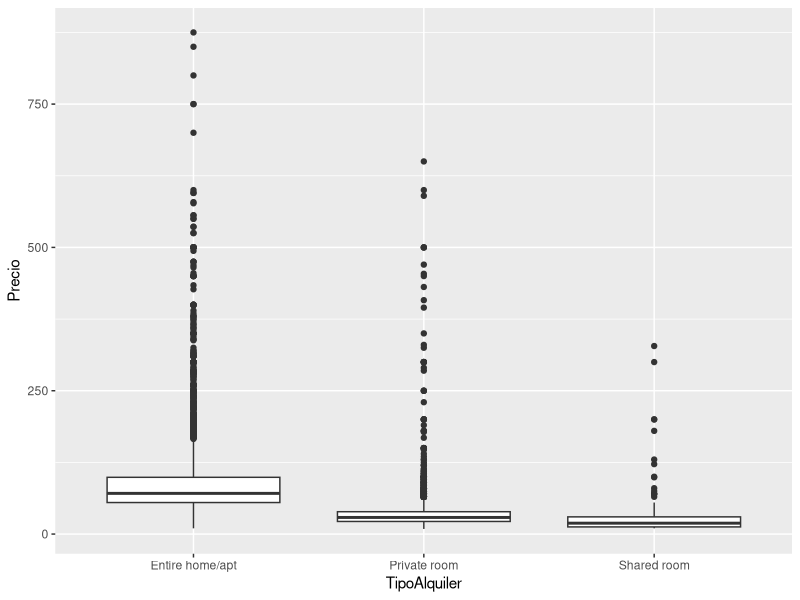
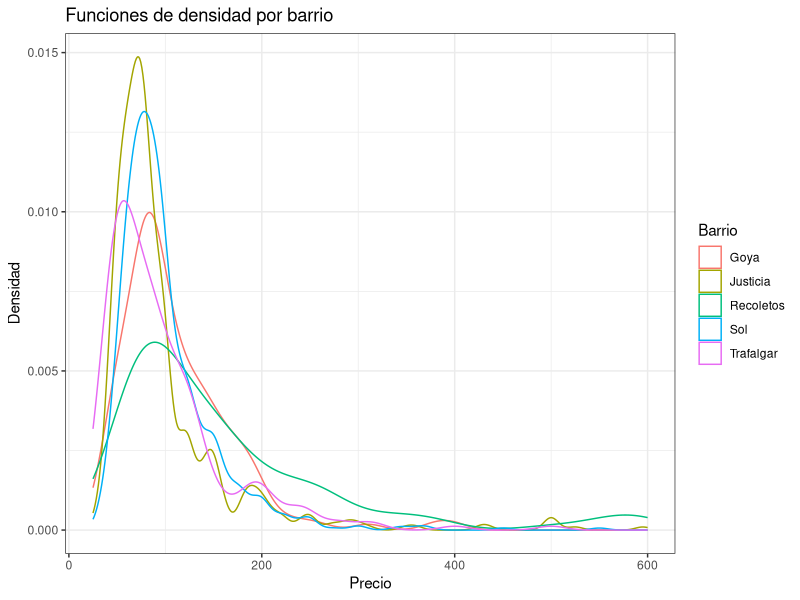
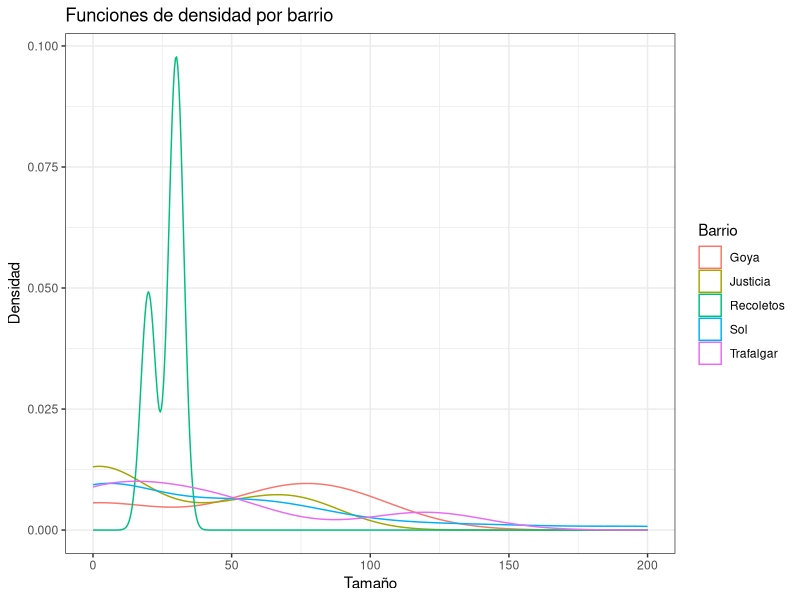
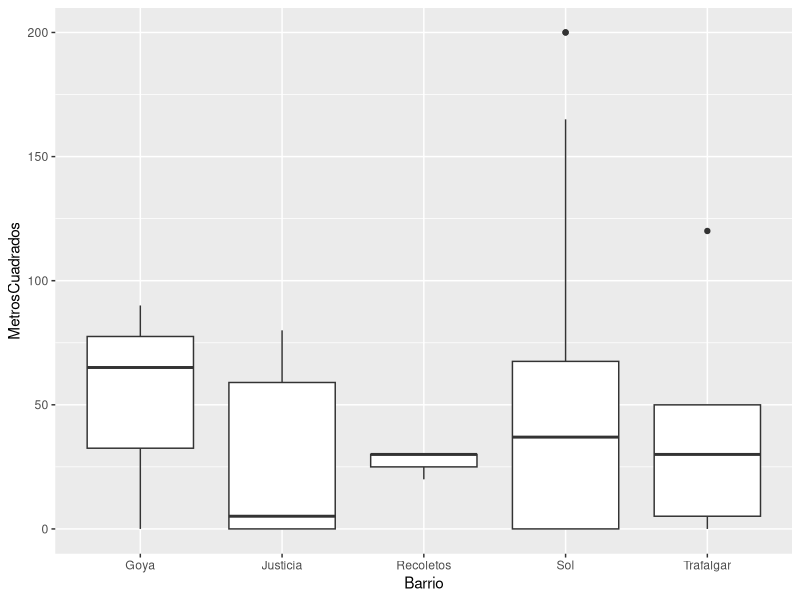
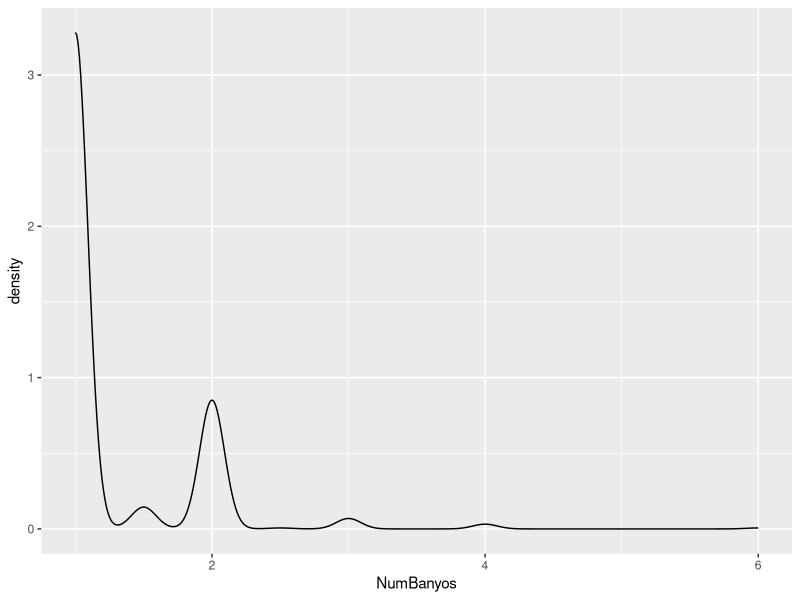
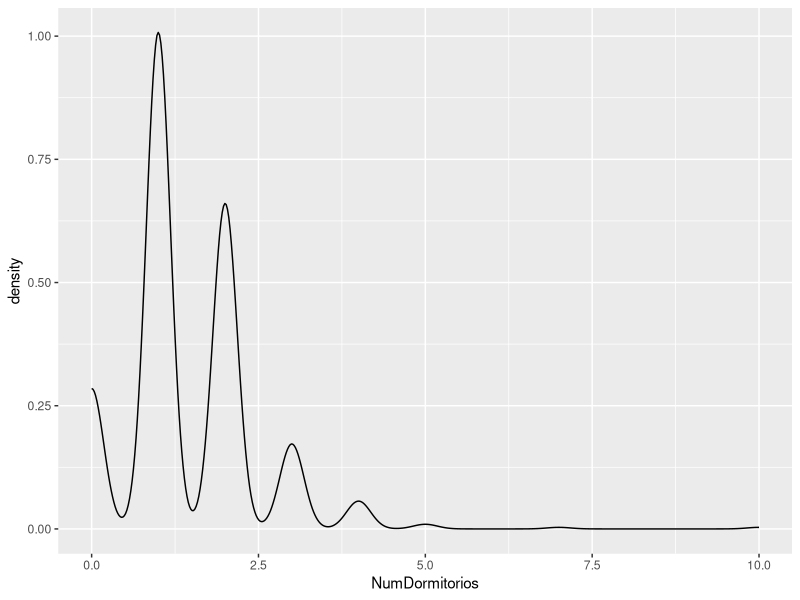
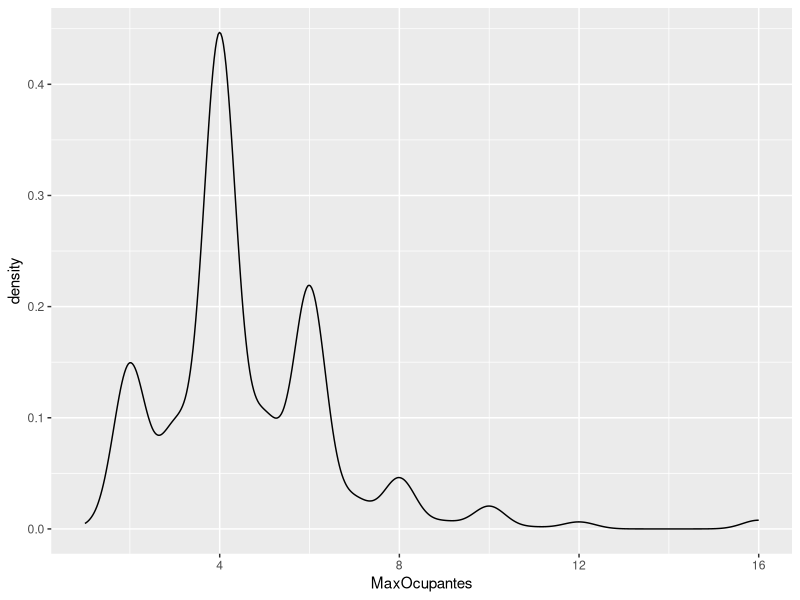
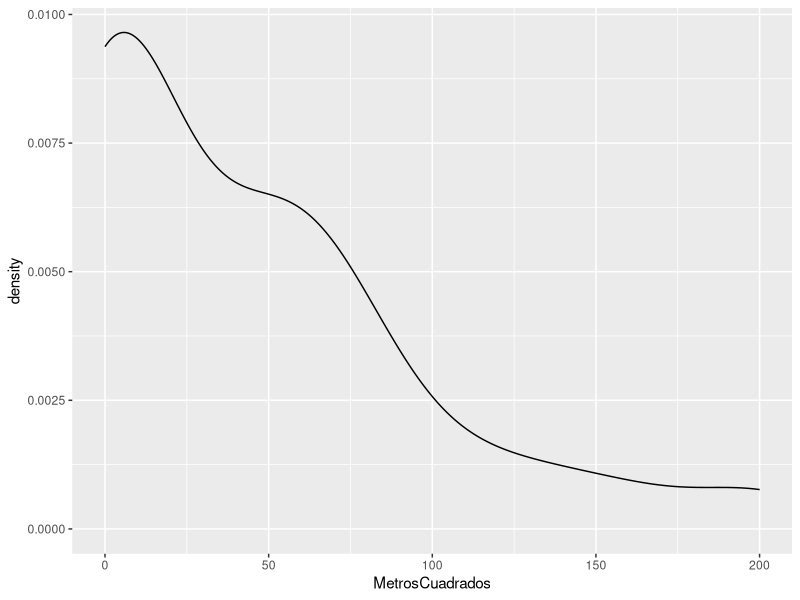

The R source for these figures, in order:
## ---- chunk 1
library(ggplot2)
## ---- chunk 2
airbnb<-read.csv('data//airbnb.csv',sep = ',', stringsAsFactors = F)
## ---- chunk 3
airbnb[1:6,]
## ---- chunk 4
newnames<-c("CodigoPostal","Barrio","TipoPropiedad","TipoAlquiler","MaxOcupantes","NumBanyos",
"NumDormitorios","NumCamas","TipoCama","Comodidades","PiesCuadrados","Precio","Puntuacion")
## ---- chunk 5
colnames(airbnb)<-c("CodigoPostal","Barrio","TipoPropiedad","TipoAlquiler","MaxOcupantes","NumBanyos",
"NumDormitorios","NumCamas","TipoCama","Comodidades","PiesCuadrados","Precio","Puntuacion")
## ---- chunk 6
colnames(airbnb)
## ---- chunk 7
airbnb$MetrosCuadrados <- round(airbnb$PiesCuadrados * 0.092903, 2)
str(airbnb)
head(airbnb$PiesCuadrados)
head(airbnb$MetrosCuadrados)
## ---- chunk 8
length(airbnb$CodigoPostal[is.na(airbnb$CodigoPostal)])

str(airbnb$CodigoPostal)
airbnb$CodigoPostal <- ifelse(!startsWith(airbnb$CodigoPostal, "28"), NA, airbnb$CodigoPostal)
airbnb$CodigoPostal <- ifelse(airbnb$CodigoPostal=="28", NA, airbnb$CodigoPostal)

## ---- chunk 9
airbnb$CodigoPostal <- ifelse(grepl("28002", airbnb$CodigoPostal), "28002", airbnb$CodigoPostal)
airbnb$CodigoPostal <- ifelse(grepl("28004", airbnb$CodigoPostal), "28004", airbnb$CodigoPostal)
airbnb$CodigoPostal <- ifelse(grepl("28051", airbnb$CodigoPostal), "28051", airbnb$CodigoPostal)

## ---- chunk 10
airbnb$CodigoPostal[airbnb$CodigoPostal=="2804"] <- "28004"
airbnb$CodigoPostal[airbnb$CodigoPostal=="2805"] <- "28005"
airbnb$CodigoPostal[airbnb$CodigoPostal=="2815"] <- "28015"



airbnb$CodigoPostal[airbnb$CodigoPostal=="280013"] <- "28013"
## ---- chunk 11
table(airbnb$CodigoPostal)
unique(airbnb$CodigoPostal)
## ---- chunk 12
cp_mas_entradas <- head(sort(table(airbnb$CodigoPostal), decreasing = TRUE))
cp_menos_entradas <- head(sort(table(airbnb$CodigoPostal)))

cp_mas_entradas
cp_menos_entradas
## ---- chunk 13
unique(subset(airbnb, CodigoPostal == "28012")$Barrio)
## ---- chunk 14
table(subset(airbnb, CodigoPostal == "28012")$Barrio)
## ---- chunk 15
length(unique(airbnb$Barrio))
unique(airbnb$Barrio)
## ---- chunk 16
head(sort(table(airbnb$Barrio), decreasing = TRUE))
## ---- chunk 17
length(unique(airbnb$TipoAlquiler))
unique(airbnb$TipoAlquiler)
table(airbnb$TipoAlquiler)
## ---- chunk 18
ggplot(data = airbnb, aes(x=TipoAlquiler, y=Precio))+geom_boxplot()
## ---- chunk 19
aggregate(Precio ~ TipoAlquiler, airbnb, mean)
# str(airbnb)
airbnb$TipoAlquiler <- as.factor(airbnb$TipoAlquiler)

for (i in levels(airbnb$TipoAlquiler)){
  print(paste("Tipo de alquiler:",i,"p-value,",
              shapiro.test(sample(airbnb$Precio[airbnb$TipoAlquiler==i], 5000, replace = TRUE))$p.value))
}

# Los valores del p-valor al aplicar el test Shapiro son muy bajos, lo que nos indican que no siguen una distribución gaussiana. Por éste motivo vamos a utilizar el Kruskal test.
## ---- chunk 20
# Utilizamos el Kruskal test y el p-valor que da de resultado es muy bajo,la prueba sugiere que hay una diferencia significativa en los precios medios entre los tres grupos de tipos de alquiler.
ktest <- kruskal.test(Precio~TipoAlquiler, data = airbnb)
ktest
## ---- chunk 21
airbnb_entire <- subset(airbnb, TipoAlquiler=='Entire home/apt')

str(airbnb_entire)
## ---- chunk 22
barrios_top_apartamentos <- head(sort(table(airbnb_entire$Barrio), decreasing = TRUE))
barrios_top_apartamentos
## ---- chunk 23
library(tidyverse)

barrios_top_precio <- airbnb_entire |> group_by(Barrio) |> summarize(precio_medio = mean(Precio)) |> arrange(desc(precio_medio)) |> head(5)
barrios_top_precio
## ---- chunk 24
# precio_medio_top_Barrios <- mean(barrios_top_precio$precio_medio)
# precio_medio_top_Barrios


mean(head(sort(aggregate(Precio~Barrio, airbnb_entire, mean, na.rm=TRUE)$Precio, decreasing = TRUE)))
aggregate(Precio~Barrio, airbnb_entire, mean, na.rm=TRUE)

## ---- chunk 25
airbnb_entire_freq <- airbnb_entire |>
  group_by(Barrio) |>
  summarise(`Freq` = n())

airbnb_barr_freq <- merge(airbnb_entire_freq, aggregate(Precio~Barrio, airbnb_entire, mean, na.rm=TRUE))
airbnb_barr_freq
## ---- chunk 26
barrio_100 <- airbnb_barr_freq |> filter(Freq > 100) |>
  arrange(desc(Precio)) |>
  head(5)

barrio_100
## ---- chunk 27
barrios <- c("Recoletos", "Goya", "Sol", "Trafalgar", "Justicia")
barrios_interes <- airbnb_entire |> filter(Barrio %in% barrios)

ggplot(barrios_interes, aes(x=Precio, color=Barrio)) +
  geom_density() +
  labs(title="Funciones de densidad por barrio", x="Precio", y="Densidad") +
  theme_bw()
## ---- chunk 28
tmn_barrio_m2 <- merge(barrio_100, aggregate(MetrosCuadrados~Barrio, barrios_interes, mean, na.rm=TRUE))
tmn_barrio_m2
## ---- chunk 29
ggplot(na.omit(barrios_interes), aes(x=MetrosCuadrados, color=Barrio)) +
  geom_density() +
  labs(title="Funciones de densidad por barrio", x="Tamaño", y="Densidad") +
  theme_bw()
## ---- chunk 30
ggplot(data = na.omit(barrios_interes), aes(x=Barrio, y=MetrosCuadrados))+geom_boxplot()
## ---- chunk 31

barrios_interes$Barrio <- as.factor(barrios_interes$Barrio)

for (i in levels(barrios_interes$Barrio)){
  print(paste("Barrio:",i,"p-value,",
              shapiro.test(na.omit(barrios_interes$MetrosCuadrados)[barrios_interes$Barrio==i])$p.value))
}

ktest <- kruskal.test(Precio~TipoAlquiler, data = airbnb)
ktest

# Las medias de los los barrios (al menos uno de ellos) parecen ser estadisticamente diferentes, ya que el p-valor es miy bajo. Hemos utilizado el test kruskal porque,por lo general, la distribución de los valores no es gaussiana.
## ---- chunk 32
barrio_sol<-subset(airbnb_entire,Barrio=="Sol")
variables_sol <- c("NumBanyos", "NumDormitorios", "MaxOcupantes", "MetrosCuadrados")
corr_variables_sol <- cor(barrio_sol[variables_sol], use="pairwise.complete.obs")
corr_variables_sol
## ---- chunk 33
ggplot(barrio_sol, aes(x=NumBanyos)) + geom_density()
ggplot(barrio_sol, aes(x=NumDormitorios)) + geom_density()
ggplot(barrio_sol, aes(x=MaxOcupantes)) + geom_density()
ggplot(na.omit(barrio_sol), aes(x=MetrosCuadrados)) + geom_density()
barrio_sol <- subset(barrio_sol, MetrosCuadrados >= 10 & MetrosCuadrados <= 1000 & NumDormitorios >= 1 & NumDormitorios <= 5)

boxplot(barrio_sol$NumDormitorios, barrio_sol$MetrosCuadrados, col="skyblue", frame.plot=F)

cor(barrio_sol[variables_sol], use="pairwise.complete.obs")
## ---- chunk 34
library(GGally)
options(repr.plot.height=4,repr.plot.width=6)
ggpairs(na.omit(barrio_sol[,c("NumBanyos", "NumDormitorios", "MaxOcupantes", "MetrosCuadrados", "Precio")]),
       #lower = list(continuous = wrap("density", alpha = 0.8,size=0.2,color='blue'))
       lower = list(continuous = wrap("points", alpha = 0.3,size=0.1,color='blue'))
       )
## ---- chunk 35
model<-lm(data=barrio_sol, formula = Precio ~ NumBanyos+NumDormitorios+MaxOcupantes+MetrosCuadrados)
summary(model)
## ---- chunk 36
# La variable más representativa para conocer el precio del inmuble es sin duda el numero de habitaciones.

model<-lm(data=barrio_sol, formula = Precio ~ NumDormitorios)
confint(model)
## ---- chunk 37
# El precio del alquiler aumenta 1.28€ por cada metro cuadrados extra de la vivienda.

confint(lm(data=barrio_sol, formula = Precio ~ MetrosCuadrados))
## ---- chunk 38
# El precio del alquiler aumenta 52.28€ por cada habitación extra de la vivienda.

confint(lm(data=barrio_sol, formula = Precio ~ NumDormitorios))
## ---- chunk 39
# La probabilidad de encontrar una vivienda en sol con 3 dormitorios es del 9.68%. El intervalo de confianza está entre el 2.04% y el 25.75%.  El intervalo de confianza es alto.

n_apartamentos_3dormitorios <- sum(barrio_sol$NumDormitorios == 3)
binom.test(n_apartamentos_3dormitorios, length(barrio_sol$NumDormitorios), p = 0.5, alternative = "two.sided")



